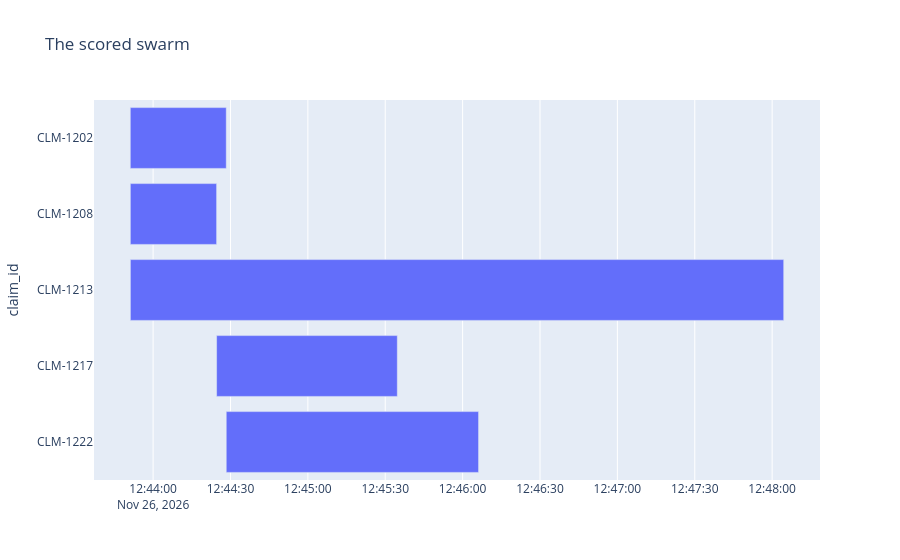

The cell this chart's notebook holds for it:
### Code cell
# Assignment: add a score_run node after work_claim. LangGraph runs it once,
# after every claim agent has finished. Try the stand-in first.

from IPython.display import Image, display


class ScoredDispatch(TypedDict):
    """The dispatcher's state, with the scores for the whole run."""

    claims: list[str]
    results: Annotated[list, operator.add]
    scores: dict


def score_stand_in_run(state: ScoredDispatch):
    """Score a stand-in run: the stand-in has no decisions, only timings."""
    table = pd.DataFrame(state["results"])
    scores = {
        "claims": len(table),
        "seconds": (table["finished"].max() - table["started"].min()).total_seconds(),
    }
    print(f"Scored {scores['claims']} stand-in claims in {scores['seconds']:.1f} seconds")
    return {"scores": scores}


def score_run_node(state: ScoredDispatch):
    """Score the whole run once, after all the claim agents have finished."""
    scores = run_scores(score_table(state["results"]))
    print(f"Scored {len(state['results'])} claims: {scores['accuracy']:.0%} right")
    return {"scores": scores}


builder = StateGraph(ScoredDispatch)
builder.add_node("list_claims", list_claims)
builder.add_node("work_claim", stand_in)
builder.add_node("score_run", score_stand_in_run)
builder.add_edge(START, "list_claims")
builder.add_conditional_edges("list_claims", fan_out, ["work_claim"])
builder.add_edge("work_claim", "score_run")
builder.add_edge("score_run", END)
scored_dispatcher = builder.compile()

display(Image(scored_dispatcher.get_graph().draw_mermaid_png()))

result = scored_dispatcher.invoke({}, {"max_concurrency": 5})
display(pd.Series(result["scores"]).round(3))

# Now the same shape with the real claim agents.
builder = StateGraph(ScoredDispatch)
builder.add_node("list_claims", list_claims)
builder.add_node("work_claim", work_claim, retry_policy=RetryPolicy(max_attempts=3, retry_on=Exception))
builder.add_node("score_run", score_run_node)
builder.add_edge(START, "list_claims")
builder.add_conditional_edges("list_claims", fan_out, ["work_claim"])
builder.add_edge("work_claim", "score_run")
builder.add_edge("score_run", END)
scored_swarm = builder.compile()

recorded.clear()
result = scored_swarm.invoke(
    {}, {"max_concurrency": 3, "callbacks": [langfuse_handler], "run_name": "Swarm with a score_run node"}
)
show_timeline(result["results"], "The scored swarm")
display(pd.Series(result["scores"]).round(3))

### Figure 1 — Plotly figure (JSON) as saved in the notebook; plotly's stock layout.template omitted (floating-point values rounded to 4 significant figures)
{"data": [{"base": ["2026-11-26T12:43:51.162515", "2026-11-26T12:43:51.181839", "2026-11-26T12:43:51.193758", "2026-11-26T12:44:24.629400", "2026-11-26T12:44:28.361250"], "hovertemplate": "started=%{base}<br>finished=%{x}<br>claim_id=%{y}<extra></extra>", "legendgroup": "", "marker": {"color": "#636efa", "pattern": {"shape": ""}}, "name": "", "orientation": "h", "showlegend": false, "textposition": "auto", "type": "bar", "x": [37198, 33447, 253284, 70047, 97823], "xaxis": "x", "y": ["CLM-1202", "CLM-1208", "CLM-1213", "CLM-1217", "CLM-1222"], "yaxis": "y"}], "layout": {"barmode": "overlay", "legend": {"tracegroupgap": 0}, "title": {"text": "The scored swarm"}, "xaxis": {"anchor": "y", "domain": [0.0, 1.0], "type": "date"}, "yaxis": {"anchor": "x", "autorange": "reversed", "domain": [0.0, 1.0], "title": {"text": "claim_id"}}}}
